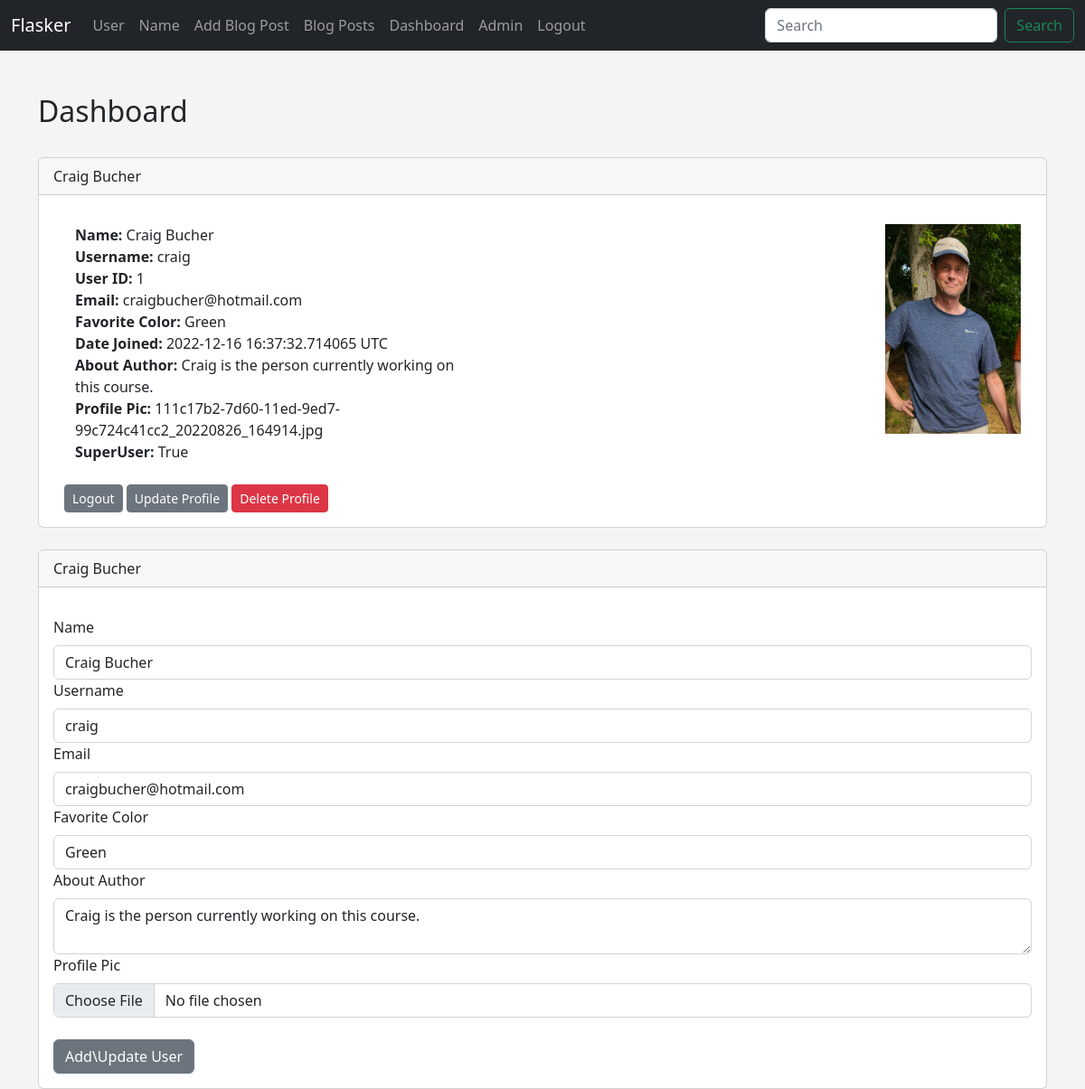
The app's page /dashboard (signed in) with its own data.
### models.py (models this page shows, shortened)
class Users(db.Model, UserMixin):
    id = db.Column(db.Integer, primary_key=True) # gets assigned automatically, since primary key
    username = db.Column(db.String(20), nullable=False)
    name = db.Column(db.String(200), nullable=False) # max length=200, cannot be blank
    email = db.Column(db.String(120), nullable=False, unique=True) # must be unique
    date_added = db.Column(db.DateTime, default=datetime.utcnow)
    favorite_color = db.Column(db.String(120))
    about_author = db.Column(db.Text(500), nullable=True)
    profile_pic = db.Column(db.String(), nullable=True)
    password_hash = db.Column(db.String(128))
    is_superuser = db.Column(db.Boolean, default=False, nullable=False)
    posts = db.relationship('Posts', backref='poster')
    @property
    def password(self):
        raise AttributeError('Password is not a readable attribute!') # shows error if something goes wrong

### app.py (the view)
@app.route('/dashboard', methods=['GET', 'POST'])
@login_required
def dashboard():
    form = UserForm()
    id = current_user.id # have to designate, since wasn't passed in URL
    name_to_update = Users.query.get_or_404(id)
    if request.method == 'POST':
        name_to_update.name = request.form['name']
        name_to_update.email = request.form['email']
        name_to_update.favorite_color = request.form['favorite_color']
        name_to_update.username = request.form['username']
        name_to_update.about_author = request.form['about_author']
        if request.files['profile_pic']:
            name_to_update.profile_pic = request.files['profile_pic']
            pic_filename = secure_filename(name_to_update.profile_pic.filename)
            pic_name = str(uuid1()) + '_' + pic_filename
            name_to_update.profile_pic.save(os.path.join(app.config['UPLOAD_FOLDER'], pic_name))
            name_to_update.profile_pic = pic_name
            try:
                db.session.commit() # commits current values (from form) to DB
                flash('User Update Successful!')
                return render_template('dashboard.html', form=form, name_to_update=name_to_update)
            except:
                flash('Error - Update Unsuccessful!')
                return render_template('dashboard.html', form=form, name_to_update=name_to_update)
        else:
            db.session.commit() # commits current values (from form) to DB
            flash('User Update Successful!')
            return render_template('dashboard.html', form=form, name_to_update=name_to_update)
    else:
        return render_template('dashboard.html', form=form, name_to_update=name_to_update, id=id)

### forms.py
class UserForm(FlaskForm):
    name = StringField('Name', validators=[DataRequired()])
    username = StringField('Username', validators=[DataRequired()])
    email = StringField('Email', validators=[DataRequired()])
    favorite_color = StringField('Favorite Color')
    password_hash = PasswordField('Password', validators=[DataRequired(), EqualTo('password_hash2')])
    password_hash2 = PasswordField('Confirm Password', validators=[DataRequired()])
    submit = SubmitField('Add\\Update User') # 'submit' button
    about_author = TextAreaField('About Author')
    profile_pic = FileField("Profile Pic")

class SearchForm(FlaskForm):
	searched = StringField("Searched", validators=[DataRequired()])
	submit = SubmitField("Submit")

### app.py (called while the page is built)
@login_manager.user_loader
def load_user(user_id):
    return Users.query.get(int(user_id))

@app.context_processor
def base(): # caled base because passing into 'base.html', but could be called anything
	form = SearchForm()
	return dict(form=form)

### templates/dashboard.html (shortened to what this page needs)
{% extends 'base.html' %} {% block content %}
<h2>Dashboard</h2>
<br />
<div class="card">
  <div class="card-header">{{ current_user.name }}</div>
  <div class="card-body">
    <div class="container">
      <div class="row">
        <div class="col-8">
          <div class="container">
            <div class="row">
              <div class="col-8">
                <strong>Name: </strong>{{ current_user.name }}<br />
                <strong>Username: </strong>{{ current_user.username }}<br />
                <strong>User ID: </strong>{{ current_user.id }}<br />
                <strong>Email: </strong>{{ current_user.email }}<br />
                <strong>Favorite Color: </strong>{{ current_user.favorite_color
                }}<br />
                <strong>Date Joined: </strong>{{ current_user.date_added }} UTC<br />
                <strong>About Author: </strong>{{ current_user.about_author }}<br />
                <strong>Profile Pic: </strong>{{ current_user.profile_pic }}<br/>
                <strong>SuperUser: </strong>{{ current_user.is_superuser }}<br/>
                <br/>
              </div>
            </div>
          </div>
          <a href="{{ url_for('logout') }}" class="btn btn-secondary btn-sm"
            >Logout</a
          >
          <a
            href="{{ url_for('update', id=current_user.id) }}"
            class="btn btn-secondary btn-sm"
            >Update Profile</a
          >
          <a
            href="{{ url_for('delete', id=current_user.id) }}"
            class="btn btn-danger btn-sm"
            >Delete Profile</a
          >
        </div>
        <div class="col-4">
          {% if current_user.profile_pic %}
          <img src="{{ url_for('static', filename='images/' + current_user.profile_pic) }}" width="150" align="right"/>
          {% else %}
          <img
            src="{{ url_for('static', filename='images/default_profile_pic.png')}}" width="150" align="right"/>
          {% endif %}
        </div>
      </div>
    </div>
  </div>
</div>
<br />
<div class="card">
  <div class="card-header">{{ current_user.name }}</div>
  <div class="card-body">
    <form method="POST" action="/dashboard" enctype="multipart/form-data">
      {{ form.name.label(class="form-label") }}
      {{ form.name(class="form-control", value=current_user.name) }}
      {{ form.username.label(class="form-label") }}
      {{ form.username(class="form-control", value=current_user.username) }}
      {{ form.email.label(class="form-label") }}
      {{ form.email(class="form-control", value=current_user.email) }}
      {{ form.favorite_color.label(class="form-label") }}
      {{ form.favorite_color(class="form-control", value=current_user.favorite_color) }}
      {{ form.about_author.label(class="form-label") }}
      <textarea name="about_author" class="form-control">{{ current_user.about_author }}</textarea>
      {{ form.profile_pic.label(class="form-label") }}
      {{ form.profile_pic(class="form-control", value=current_user.profile_pic) }}
      <br />
      {{ form.submit(class="btn btn-secondary") }}
    </form>
    {% endblock %}

### templates/base.html (shortened to what this page needs)
<!doctype html>
<html lang="en">
  <head>
    <link href="https://cdn.jsdelivr.net/npm/bootstrap@5.2.3/dist/css/bootstrap.min.css" rel="stylesheet">
    <link href="{{ url_for('static', filename='css/style.css') }}" rel="stylesheet">
  </head>
  <body>
    {% include 'navbar.html' %}
  <br/>
  <div class="container">
    {% block content %}
    {% endblock %}
  </div>
  </body>
</html>

### templates/navbar.html (shortened to what this page needs)
<nav class="navbar navbar-expand-md navbar-dark bg-dark mb-4">
    <div class="container-fluid">
      <a class="navbar-brand" href="{{ url_for('index') }}">Flasker</a>
      <div class="collapse navbar-collapse" id="navbarCollapse">
        <ul class="navbar-nav me-auto mb-2 mb-md-0">
          <li class="nav-item">
            <a class="nav-link" href="{{ url_for('user', name='John') }}">User</a>
          </li>
          <li class="nav-item">
            <a class="nav-link" href="{{ url_for('name') }}">Name</a>
          </li>
          <li class="nav-item">
            <a class="nav-link" href="{{ url_for('add_post') }}">Add Blog Post</a>
          </li>
          <li class="nav-item">
            <a class="nav-link" href="{{ url_for('posts') }}">Blog Posts</a>
          </li>
          {% if current_user.is_authenticated %}
          <li class="nav-item">
            <a class="nav-link" href="{{ url_for('dashboard') }}">Dashboard</a>
          </li>
          {% if current_user.id == 1 %}
            <li class="nav-item">
              <a class="nav-link" href="{{ url_for('admin') }}">Admin</a>
            </li>
            {% endif %}
          <li class="nav-item">
            <a class="nav-link" href="{{ url_for('logout') }}">Logout</a>
          </li>
          {% endif %}
        </ul>
        <form method="POST" action="{{ url_for('search') }}" class="d-flex" role="search">
          <input class="form-control me-2" type="search" placeholder="Search" aria-label="Search" name="searched">
          <button class="btn btn-outline-success" type="submit">Search</button>
        </form>
      </div>
    </div>
  </nav>

### static/css/style.css (style rules this page uses)
body { background: #f4f4f4; }

### records on screen
Users: name "Craig Bucher", username "craig", id "1", email "craigbucher@hotmail.com", favorite_color "Green", date_added "2022-12-16 16:37:32.714065", about_author "Craig is the person currently working on this course.", profile_pic "111c17b2-7d60-11ed-9ed7-99c724c41cc2_20220826_164914.jpg", is_superuser "True", profile_pic (picture)
